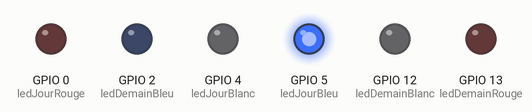
Recording of a sketch running on a simulated ESP8266 (NodeMCU). On the bench: output pins drawn as LEDs (lit = HIGH). WiFi joins after 1.5 s; servers stay silent unless stated; uploads are accepted with an empty reply; the local clock reads 2024-03-15 10:24:30 at power-on unless the sketch sets it; what the sketch prints to the serial monitor is not drawn.

Above: at 1.1 s.
At 1.5 s:
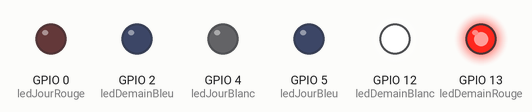
At 1.9 s:
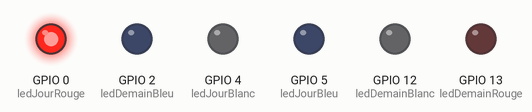
At 2.9 s:
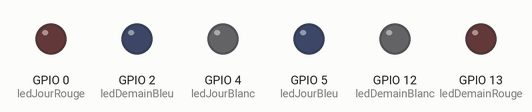
Timing chart, 0 to 4.4 s (numbered marks = the images above):
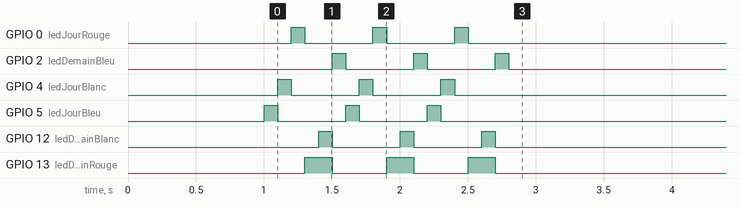

The sketch:

Tempobox.ino
```cpp
// SOURCES
// https://forum.arduino.cc/t/api-rte-ecowatt/1017281/37
// https://randomnerdtutorials.com/esp32-http-get-post-arduino/
// https://randomnerdtutorials.com/esp8266-nodemcu-date-time-ntp-client-server-arduino/
// https://data.rte-france.com/catalog/-/api/doc/user-guide/Tempo+Like+Supply+Contract/1.1#TLCRG02
// MAKERTRONIC - https://www.youtube.com/watch?v=mw6xLQAqiKs&lc=UgwY5Fh_WTROy7Fow6h4AaABAg.9z1ZN67ggNI9z23zYdJtDm


#include <ESP8266WiFi.h>
#include <ESP8266HTTPClient.h>
#include <ArduinoJson.h>
#include <NTPClient.h>
#include <WiFiUdp.h>

// *****************************************
//     ! ATTENTION ELEMENTS SECRETS !
// *****************************************

const char* ssid =          "XXX";
const char* password =      "XXX";


// le certificat racine (format PEM) de https://particulier.edf.fr/
const char* root_ca = \
"-----BEGIN CERTIFICATE-----\n" \
"MIIKETCCB/mgAwIBAgIURVq8Yhrnh9iN9Xt9VJX+q8eS71swDQYJKoZIhvcNAQEL\n" \
"BQAwVjELMAkGA1UEBhMCTkwxIDAeBgNVBAoMF1F1b1ZhZGlzIFRydXN0bGluayBC\n" \
"LlYuMSUwIwYDVQQDDBxRdW9WYWRpcyBFdXJvcGUgRVYgU1NMIENBIEcxMB4XDTIz\n" \
"MDYxMzE0MTM0OFoXDTI0MDYxMzE0MDgwMFowgfcxEzARBgsrBgEEAYI3PAIBAxMC\n" \
"RlIxHjAcBgsrBgEEAYI3PAIBAgwNSWxlLWRlLUZyYW5jZTEWMBQGCysGAQQBgjc8\n" \
"AgEBDAVQYXJpczEdMBsGA1UEDwwUUHJpdmF0ZSBPcmdhbml6YXRpb24xFDASBgNV\n" \
"BAUTCzU1MiAwODEgMzE3MQswCQYDVQQGEwJGUjEWMBQGA1UECAwNSWxlLWRlLUZy\n" \
"YW5jZTEOMAwGA1UEBwwFUGFyaXMxITAfBgNVBAoMGEVMRUNUUklDSVRFIERFIEZS\n" \
"QU5DRSBTQTEbMBkGA1UEAwwScGFydGljdWxpZXIuZWRmLmZyMIIBIjANBgkqhkiG\n" \
"9w0BAQEFAAOCAQ8AMIIBCgKCAQEAwfm+mBpovkFjpZqJbBvo3NwNNhvwP56zFUQU\n" \
"ChGfGOmzaP+x1kvppq8JaDsLxRVrf6wQZ2f1BFHIG6i63mNrM8Qh7p1GqV/GuUFF\n" \
"ZH1RLSsIYGHIPADxqCcyDH1Wui4P7gQiyGikfwfLoy4aBCXdmf/1rKB72z7Xn6DI\n" \
"MppfcJ/R0FWdTNYkV0v/AYa+tUZKGF9/ieUwGm/tCNxEaMoB75ElXE/MCZwyMhhu\n" \
"O9mPuweuTsgfhi37lV44/p29PKLxPkYa4Dyu11UTal+5eZ2iGConKcukr0PzrOHO\n" \
"VFVqA/pI1EeH4J2Hh22e9xIP4zuVjR4TWRAbhfMHJ+v1v2aJ5QIDAQABo4IFMzCC\n" \
"BS8wDAYDVR0TAQH/BAIwADAfBgNVHSMEGDAWgBRJPQ7cecXL2xKj1Q2r8s+pr+Nm\n" \
"qTCBgwYIKwYBBQUHAQEEdzB1MEcGCCsGAQUFBzAChjtodHRwOi8vdHJ1c3QucXVv\n" \
"dmFkaXNnbG9iYWwuY29tL3F1b3ZhZGlzZXVyb3BlZXZzc2xjYWcxLmNydDAqBggr\n" \
"BgEFBQcwAYYeaHR0cDovL29jc3AucXVvdmFkaXNnbG9iYWwuY29tMIIBgwYDVR0R\n" \
"BIIBejCCAXaCEnBhcnRpY3VsaWVyLmVkZi5mcoIeY21zbW9iaWxlLXBhcnRpY3Vs\n" \
"aWVycy5lZGYuY29tghZlc3BhY2Utc2VjdXJpc2UuZWRmLmZygg9lZGZldG1vaS5l\n" \
"ZGYuZnKCHndzLW1vYmlsZS1wYXJ0aWN1bGllcnMuZWRmLmNvbYIQc291c2NyaXJl\n" \
"LmVkZi5mcoIUZXNwYWNlLWNsaWVudC5lZGYuZnKCGnBhc3MtY29sbGVjdGl2aXRl\n" \
"cy5lZGYuY29tggtzc28uZWRmLmNvbYIYYXBpLXBhcnRpY3VsaWVycy5lZGYuY29t\n" \
"ghdtb25jb21wdGUub2RpY2VlLmVkZi5mcoIKc3NvLmVkZi5mcoIQYXV0aC1hb2Rl\n" \
"LmVkZi5mcoIZaWQtZXNwYWNlLXNlY3VyaXNlLmVkZi5mcoIlYXV0aC5lbnRyZXBy\n" \
"aXNlcy1jb2xsZWN0aXZpdGVzLmVkZi5mcoITYXBpLWNvbW1lcmNlLmVkZi5mcjBa\n" \
"BgNVHSAEUzBRMEYGDCsGAQQBvlgAAmQBAjA2MDQGCCsGAQUFBwIBFihodHRwOi8v\n" \
"d3d3LnF1b3ZhZGlzZ2xvYmFsLmNvbS9yZXBvc2l0b3J5MAcGBWeBDAEBMB0GA1Ud\n" \
"JQQWMBQGCCsGAQUFBwMCBggrBgEFBQcDATBKBgNVHR8EQzBBMD+gPaA7hjlodHRw\n" \
"Oi8vY3JsLnF1b3ZhZGlzZ2xvYmFsLmNvbS9xdW92YWRpc2V1cm9wZWV2c3NsY2Fn\n" \
"MS5jcmwwHQYDVR0OBBYEFKW9DWK/lGs4caC+Ox6Jf+rvGppfMA4GA1UdDwEB/wQE\n" \
"AwIFoDCCAfkGCisGAQQB1nkCBAIEggHpBIIB5QHjAHcA2ra/az+1tiKfm8K7XGvo\n" \
"cJFxbLtRhIU0vaQ9MEjX+6sAAAGItSQ28AAABAMASDBGAiEA4CQkIMXpoiN57qjQ\n" \
"0gEFEKO0/j+QlkDclAlBcK8SDOACIQDBYTD1BUQqWG27HYG8vPI10GWk83d6u/Fb\n" \
"jRX0UCOPCwB3AO7N0GTV2xrOxVy3nbTNE6Iyh0Z8vOzew1FIWUZxH7WbAAABiLUk\n" \
"NqEAAAQDAEgwRgIhAMEX/Ra4uXHx4Ukp7hwaAVTw1nhc/W5yvQu98/sEYXXfAiEA\n" \
"mNCJcSqNZm7X4tmiCIw9qGkuxD9O184Jm5cJHYgfd7UAdgA7U3d1Pi25gE6LMFsG\n" \
"/kA7Z9hPw/THvQANLXJv4frUFwAAAYi1JDdsAAAEAwBHMEUCIDJMyDXSRGNR+g8w\n" \
"lHWz9BTTEXnu8wtH7DFEXqtcELJ4AiEA85Z/LIKmYf4oZnQLIobTalG6g0koRLLc\n" \
"8uY3cxeV96gAdwB2/4g/Crb7lVHCYcz1h7o0tKTNuyncaEIKn+ZnTFo6dAAAAYi1\n" \
"JDZwAAAEAwBIMEYCIQCU2uA4zo79pCxqXHYUmq4DEJYb49lZdQFbtrcv+sfuxgIh\n" \
"AOgrgyISgfS9iZcHdy13K6bkVuJos09LrijSvj7oduqXMA0GCSqGSIb3DQEBCwUA\n" \
"A4ICAQCfcN40U5iyLVmjy48GALwzsZC9VffA1c4nCPjBH7SwjuJCPo3eCJuDwujs\n" \
"qFdsR1ZUk/GaLp9s1I6ogCJ4Xg3zUVvjwNnEYFiuudeyySnLJhgeVbSZdREZZnuW\n" \
"wFE0Us6EOtzM+/o1HJNgPs/9ahQ4wNCqj326VAAWcx030Z41Yr9DE2nkCraaAEOM\n" \
"ouO4wIeUA1+u8Pfe9qpLDG4XmyfaFqJAdLH5t/W3Szu2vVbhg/5EJN+bm1+DBboM\n" \
"A9CfRteoBw/ig50vgBdTu2N6sVCojpPrUtfwVxNfEyeFvvOB0dycTkk6g8SKVMuV\n" \
"0pCsKOII/WS9N4Hv5TFmf0gs/8UpocPSIYZPTAZAc08rSvUVVkzXbjQdWzz8Amq0\n" \
"8+0QpmPym7LFo2gr/trZhcwqBoo9rISey86bnaKgetAniQ1FI/JUufBplreQeF+q\n" \
"3jyD8C16LIbQGD9OBfBFb6nxp/eSu+SGKF3v11fCP13KVMb9Pp5QwzHME1SWyBqO\n" \
"QwJQyfXtd/JlkGdrnYWIhO7tgXxfwv0VN2532l3EEaHM+7yJJ5nOD9hUJkjHjg0s\n" \
"ODotkGauNqGT/qdHRmjNpv3gixNYIicgeRVPlSZvsd9nw2smkiIc7OnrYatVKaMY\n" \
"ekMnQ9bu2N4TSqb8DwsM0PtJqfGQaTwdRu5AD8SL47a+1dopBw==\n" \
"-----END CERTIFICATE-----\n";


// *****************************************
// serveur NTP
const char* ntpServer = "pool.ntp.org";
const long  gmtOffset_sec = 3600 * 1;
const int   daylightOffset_sec = 3600 * 0;

// leds
const int ledJourBleu = 5;
const int ledJourBlanc = 4;
const int ledJourRouge = 0;
const int ledDemainBleu = 2;
const int ledDemainBlanc = 12;
const int ledDemainRouge = 13;


  void setup() {
        // leds en sortie
    pinMode(ledJourBleu, OUTPUT);
    pinMode(ledJourBlanc, OUTPUT);
    pinMode(ledJourRouge, OUTPUT);
    pinMode(ledDemainBleu, OUTPUT);
    pinMode(ledDemainBlanc, OUTPUT);
    pinMode(ledDemainRouge, OUTPUT);

    digitalWrite(ledJourBleu, LOW);digitalWrite(ledJourBlanc, LOW);digitalWrite(ledJourRouge, LOW);
    digitalWrite(ledDemainBleu, LOW);digitalWrite(ledDemainBlanc, LOW);digitalWrite(ledDemainRouge, LOW);


  Serial.begin(115200);
  Serial.setDebugOutput(true);
  delay(1000);
  WiFi.begin(ssid, password);
  while (WiFi.status() != WL_CONNECTED) {
    digitalWrite(ledJourBleu, HIGH);digitalWrite(ledJourBlanc, LOW);digitalWrite(ledJourRouge, LOW);
    digitalWrite(ledDemainBleu, LOW);digitalWrite(ledDemainBlanc, LOW);digitalWrite(ledDemainRouge, LOW);
    delay(100);
    digitalWrite(ledJourBleu, LOW);digitalWrite(ledJourBlanc, HIGH);digitalWrite(ledJourRouge, LOW);
    digitalWrite(ledDemainBleu, LOW);digitalWrite(ledDemainBlanc, LOW);digitalWrite(ledDemainRouge, LOW);
    delay(100);
    digitalWrite(ledJourBleu, LOW);digitalWrite(ledJourBlanc, LOW);digitalWrite(ledJourRouge, HIGH);
    digitalWrite(ledDemainBleu, LOW);digitalWrite(ledDemainBlanc, LOW);digitalWrite(ledDemainRouge, LOW);
    delay(100);
    digitalWrite(ledJourBleu, LOW);digitalWrite(ledJourBlanc, LOW);digitalWrite(ledJourRouge, LOW);
    digitalWrite(ledDemainBleu, LOW);digitalWrite(ledDemainBlanc, LOW);digitalWrite(ledDemainRouge, HIGH);
    delay(100);
    digitalWrite(ledJourBleu, LOW);digitalWrite(ledJourBlanc, LOW);digitalWrite(ledJourRouge, LOW);
    digitalWrite(ledDemainBleu, LOW);digitalWrite(ledDemainBlanc, HIGH);digitalWrite(ledDemainRouge, HIGH);
    delay(100);
    digitalWrite(ledJourBleu, LOW);digitalWrite(ledJourBlanc, LOW);digitalWrite(ledJourRouge, LOW);
    digitalWrite(ledDemainBleu, HIGH);digitalWrite(ledDemainBlanc, LOW);digitalWrite(ledDemainRouge, LOW);
    delay(100);
    Serial.write('.');
  }
    digitalWrite(ledJourBleu, LOW);digitalWrite(ledJourBlanc, LOW);digitalWrite(ledJourRouge, LOW);
    digitalWrite(ledDemainBleu, LOW);digitalWrite(ledDemainBlanc, LOW);digitalWrite(ledDemainRouge, LOW);

  Serial.print("\nConnected to WiFi network with IP Address: ");
  Serial.println(WiFi.localIP());

    // On configure le seveur NTP
    configTime(gmtOffset_sec, daylightOffset_sec, ntpServer);
}


void loop() {

// recup du jour de l'année format AAAA/MM/JJ
  struct tm timeinfo;
  if (!getLocalTime(&timeinfo)) {
    Serial.println("Erreur de recup de l'heure");
  }

  char strftime_buf[20];
  strftime(strftime_buf, sizeof(strftime_buf), "%Y-%m-%d", &timeinfo);

  //Serial.println(strftime_buf); // debug date du jour

// Construire l'URL avec la date formatée
  String url = "https://particulier.edf.fr/services/rest/referentiel/searchTempoStore?dateRelevant=" + String(strftime_buf);
  Serial.println(url); // debug url

  // Effectuer la requête HTTP
  HTTPClient http;
  WiFiClientSecure client;
  X509List cert(root_ca);
  client.setTrustAnchors(&cert);
  http.begin(client,url);


  int httpCode = http.GET();
  if (httpCode > 0) {
    if (httpCode == HTTP_CODE_OK) {
      String payload = http.getString();

      // Parse JSON avec ArduinoJSON
      const size_t capacity = JSON_OBJECT_SIZE(2) + 100;
      DynamicJsonDocument doc(capacity);
      deserializeJson(doc, payload);

      // Extraire les valeurs
      const char* couleurJourJ = doc["couleurJourJ"];
      const char* couleurJourJ1 = doc["couleurJourJ1"];


      // DEBUG
      Serial.print("CouleurJourJ: ");
      Serial.println(couleurJourJ);
      Serial.print("CouleurJourJ1: ");
      Serial.println(couleurJourJ1);

      digitalWrite(ledJourBleu, LOW);digitalWrite(ledJourBlanc, LOW);digitalWrite(ledJourRouge, LOW);
      digitalWrite(ledDemainBleu, LOW);digitalWrite(ledDemainBlanc, LOW);digitalWrite(ledDemainRouge, LOW);

      // Affichage des LEDs du jour
      Serial.print("CouleurJourJ: ");
      if (strcmp(couleurJourJ, "TEMPO_BLEU") == 0) {
        Serial.println("bleu");
        digitalWrite(ledJourBleu, HIGH);
      }
      if (strcmp(couleurJourJ, "TEMPO_BLANC") == 0) {
        Serial.println("blanc");
        digitalWrite(ledJourBlanc, HIGH);
      }
      if (strcmp(couleurJourJ, "TEMPO_ROUGE") == 0) {
        Serial.println("rouge");
        digitalWrite(ledJourRouge, HIGH);
      }

      // Affichage des LEDs du lendemain
      Serial.print("CouleurJourJ1: ");
      if (strcmp(couleurJourJ1, "TEMPO_BLEU") == 0) {
        Serial.println("bleu");
        digitalWrite(ledDemainBleu, HIGH);
      }
      if (strcmp(couleurJourJ1, "TEMPO_BLANC") == 0) {
        Serial.println("blanc");
        digitalWrite(ledDemainBlanc, HIGH);
      }
      if (strcmp(couleurJourJ1, "TEMPO_ROUGE") == 0) {
        Serial.println("rouge");
        digitalWrite(ledDemainRouge, HIGH);
      }

    } // fin if (httpCode == HTTP_CODE_OK) {

  } else {
    Serial.println("Erreur de connexion au serveur EDF");
  } //if (httpCode > 0) {

  http.end();

  delay(300000); // Attendre 5 minutes avant de recommencer
  //delay(10000); // Attendre 10 secondes avant de recommencer (pour debug)


}
```
